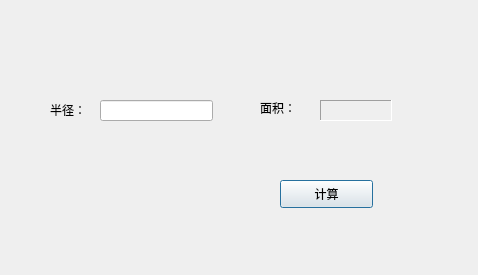
<?xml version="1.0" encoding="UTF-8"?>
<ui version="4.0">
 <class>Dialog</class>
 <widget class="QDialog" name="Dialog">
  <property name="geometry">
   <rect>
    <x>0</x>
    <y>0</y>
    <width>478</width>
    <height>275</height>
   </rect>
  </property>
  <property name="windowTitle">
   <string>Dialog</string>
  </property>
  <widget class="QLabel" name="label">
   <property name="geometry">
    <rect>
     <x>50</x>
     <y>100</y>
     <width>51</width>
     <height>20</height>
    </rect>
   </property>
   <property name="text">
    <string>半径：</string>
   </property>
  </widget>
  <widget class="QLabel" name="label_2">
   <property name="geometry">
    <rect>
     <x>260</x>
     <y>100</y>
     <width>51</width>
     <height>16</height>
    </rect>
   </property>
   <property name="text">
    <string>面积：</string>
   </property>
  </widget>
  <widget class="QLabel" name="label_3">
   <property name="geometry">
    <rect>
     <x>320</x>
     <y>100</y>
     <width>72</width>
     <height>21</height>
    </rect>
   </property>
   <property name="frameShape">
    <enum>QFrame::Panel</enum>
   </property>
   <property name="frameShadow">
    <enum>QFrame::Sunken</enum>
   </property>
   <property name="text">
    <string/>
   </property>
  </widget>
  <widget class="QLineEdit" name="lineEdit">
   <property name="geometry">
    <rect>
     <x>100</x>
     <y>100</y>
     <width>113</width>
     <height>21</height>
    </rect>
   </property>
  </widget>
  <widget class="QPushButton" name="pushButton">
   <property name="geometry">
    <rect>
     <x>280</x>
     <y>180</y>
     <width>93</width>
     <height>28</height>
    </rect>
   </property>
   <property name="text">
    <string>计算</string>
   </property>
  </widget>
 </widget>
 <layoutdefault spacing="6" margin="11"/>
 <resources/>
 <connections/>
</ui>
